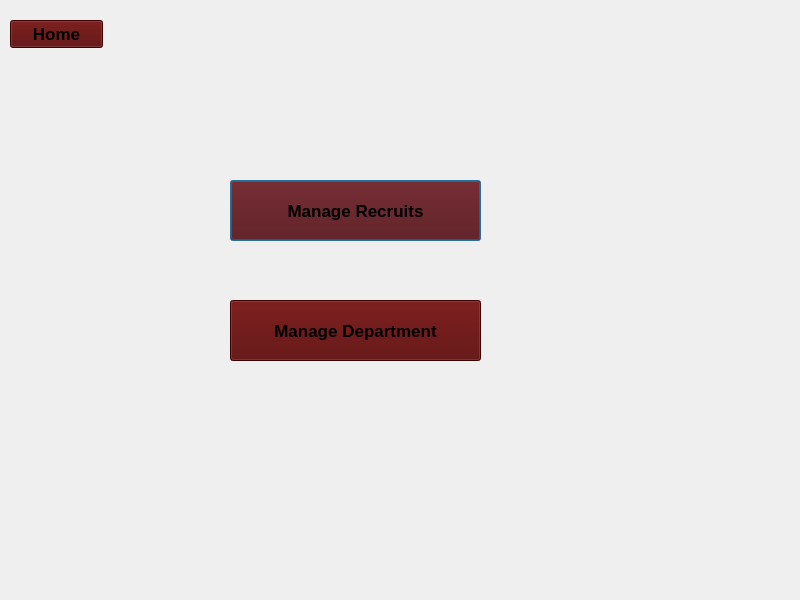
<?xml version="1.0" encoding="UTF-8"?>
<ui version="4.0">
 <class>admin</class>
 <widget class="QDialog" name="admin">
  <property name="geometry">
   <rect>
    <x>0</x>
    <y>0</y>
    <width>800</width>
    <height>600</height>
   </rect>
  </property>
  <property name="windowTitle">
   <string>Admin_Space</string>
  </property>
  <property name="styleSheet">
   <string notr="true">background-image: url(:/img/eAdministration.jpg.560x300_q85_box-267,0,6493,3338_crop_detail.jpg);</string>
  </property>
  <widget class="QStackedWidget" name="stackedWidget">
   <property name="geometry">
    <rect>
     <x>0</x>
     <y>60</y>
     <width>801</width>
     <height>541</height>
    </rect>
   </property>
   <widget class="QWidget" name="page">
    <widget class="QPushButton" name="pushButtonmanagerecruits">
     <property name="geometry">
      <rect>
       <x>230</x>
       <y>120</y>
       <width>251</width>
       <height>61</height>
      </rect>
     </property>
     <property name="font">
      <font>
       <pointsize>13</pointsize>
       <weight>75</weight>
       <bold>true</bold>
      </font>
     </property>
     <property name="styleSheet">
      <string notr="true">background-color: rgb(85, 0, 0);
background-image: url(:/img/wood.jpg);</string>
     </property>
     <property name="text">
      <string>Manage Recruits</string>
     </property>
    </widget>
    <widget class="QPushButton" name="pushButtonmanagedepartment">
     <property name="geometry">
      <rect>
       <x>230</x>
       <y>240</y>
       <width>251</width>
       <height>61</height>
      </rect>
     </property>
     <property name="font">
      <font>
       <pointsize>13</pointsize>
       <weight>75</weight>
       <bold>true</bold>
      </font>
     </property>
     <property name="styleSheet">
      <string notr="true">background-color: rgb(85, 0, 0);
background-image: url(:/img/wood.jpg);</string>
     </property>
     <property name="text">
      <string>Manage Department</string>
     </property>
    </widget>
   </widget>
   <widget class="QWidget" name="page_1">
    <widget class="QPushButton" name="pushButtonshowrecruits">
     <property name="geometry">
      <rect>
       <x>240</x>
       <y>270</y>
       <width>251</width>
       <height>61</height>
      </rect>
     </property>
     <property name="font">
      <font>
       <pointsize>13</pointsize>
       <weight>75</weight>
       <bold>true</bold>
      </font>
     </property>
     <property name="styleSheet">
      <string notr="true">background-color: rgb(85, 0, 0);
background-image: url(:/img/wood.jpg);</string>
     </property>
     <property name="text">
      <string>Show Recruits</string>
     </property>
    </widget>
    <widget class="QPushButton" name="pushButtonaddrecruits">
     <property name="geometry">
      <rect>
       <x>240</x>
       <y>150</y>
       <width>251</width>
       <height>61</height>
      </rect>
     </property>
     <property name="font">
      <font>
       <pointsize>13</pointsize>
       <weight>75</weight>
       <bold>true</bold>
      </font>
     </property>
     <property name="styleSheet">
      <string notr="true">background-color: rgb(85, 0, 0);
background-image: url(:/img/wood.jpg);</string>
     </property>
     <property name="text">
      <string>Add Recruits</string>
     </property>
    </widget>
   </widget>
   <widget class="QWidget" name="page_2">
    <widget class="QLabel" name="label">
     <property name="geometry">
      <rect>
       <x>20</x>
       <y>110</y>
       <width>31</width>
       <height>16</height>
      </rect>
     </property>
     <property name="font">
      <font>
       <pointsize>11</pointsize>
       <weight>75</weight>
       <bold>true</bold>
      </font>
     </property>
     <property name="styleSheet">
      <string notr="true">background-image: url(:/img/white.jpg);</string>
     </property>
     <property name="text">
      <string>ID:</string>
     </property>
    </widget>
    <widget class="QLabel" name="label_2">
     <property name="geometry">
      <rect>
       <x>10</x>
       <y>160</y>
       <width>61</width>
       <height>21</height>
      </rect>
     </property>
     <property name="font">
      <font>
       <pointsize>11</pointsize>
       <weight>75</weight>
       <bold>true</bold>
      </font>
     </property>
     <property name="styleSheet">
      <string notr="true">background-image: url(:/img/white.jpg);</string>
     </property>
     <property name="text">
      <string>Name:</string>
     </property>
    </widget>
    <widget class="QLabel" name="label_3">
     <property name="geometry">
      <rect>
       <x>10</x>
       <y>220</y>
       <width>111</width>
       <height>21</height>
      </rect>
     </property>
     <property name="font">
      <font>
       <pointsize>11</pointsize>
       <weight>75</weight>
       <bold>true</bold>
      </font>
     </property>
     <property name="styleSheet">
      <string notr="true">background-image: url(:/img/white.jpg);</string>
     </property>
     <property name="text">
      <string>Last_Name:</string>
     </property>
    </widget>
    <widget class="QLabel" name="label_4">
     <property name="geometry">
      <rect>
       <x>20</x>
       <y>280</y>
       <width>141</width>
       <height>21</height>
      </rect>
     </property>
     <property name="font">
      <font>
       <pointsize>11</pointsize>
       <weight>75</weight>
       <bold>true</bold>
      </font>
     </property>
     <property name="styleSheet">
      <string notr="true">background-image: url(:/img/white.jpg);</string>
     </property>
     <property name="text">
      <string>Year_Of_Birth:</string>
     </property>
    </widget>
    <widget class="QLabel" name="label_5">
     <property name="geometry">
      <rect>
       <x>20</x>
       <y>350</y>
       <width>41</width>
       <height>16</height>
      </rect>
     </property>
     <property name="font">
      <font>
       <pointsize>11</pointsize>
       <weight>75</weight>
       <bold>true</bold>
      </font>
     </property>
     <property name="styleSheet">
      <string notr="true">background-image: url(:/img/white.jpg);</string>
     </property>
     <property name="text">
      <string>Sex:</string>
     </property>
    </widget>
    <widget class="QLabel" name="label_6">
     <property name="geometry">
      <rect>
       <x>10</x>
       <y>410</y>
       <width>121</width>
       <height>21</height>
      </rect>
     </property>
     <property name="font">
      <font>
       <pointsize>11</pointsize>
       <weight>75</weight>
       <bold>true</bold>
      </font>
     </property>
     <property name="styleSheet">
      <string notr="true">background-image: url(:/img/white.jpg);</string>
     </property>
     <property name="text">
      <string>Department:</string>
     </property>
    </widget>
    <widget class="QLineEdit" name="lineEditidrecruit">
     <property name="geometry">
      <rect>
       <x>90</x>
       <y>110</y>
       <width>141</width>
       <height>22</height>
      </rect>
     </property>
     <property name="styleSheet">
      <string notr="true">background-image: url(:/img/white.jpg);
background-color: rgb(0, 0, 0);</string>
     </property>
     <property name="text">
      <string/>
     </property>
     <property name="maxLength">
      <number>8</number>
     </property>
    </widget>
    <widget class="QLineEdit" name="lineEditnamerecruit">
     <property name="geometry">
      <rect>
       <x>140</x>
       <y>170</y>
       <width>141</width>
       <height>22</height>
      </rect>
     </property>
     <property name="styleSheet">
      <string notr="true">background-image: url(:/img/white.jpg);
background-color: rgb(0, 0, 0);</string>
     </property>
     <property name="text">
      <string/>
     </property>
     <property name="maxLength">
      <number>8</number>
     </property>
    </widget>
    <widget class="QLineEdit" name="lineEditlastnamerecruit">
     <property name="geometry">
      <rect>
       <x>160</x>
       <y>230</y>
       <width>141</width>
       <height>22</height>
      </rect>
     </property>
     <property name="styleSheet">
      <string notr="true">background-image: url(:/img/white.jpg);
background-color: rgb(0, 0, 0);</string>
     </property>
     <property name="text">
      <string/>
     </property>
     <property name="maxLength">
      <number>8</number>
     </property>
    </widget>
    <widget class="QLineEdit" name="lineEdityearofbirth">
     <property name="geometry">
      <rect>
       <x>190</x>
       <y>290</y>
       <width>141</width>
       <height>22</height>
      </rect>
     </property>
     <property name="styleSheet">
      <string notr="true">background-image: url(:/img/white.jpg);
background-color: rgb(0, 0, 0);</string>
     </property>
     <property name="text">
      <string/>
     </property>
     <property name="maxLength">
      <number>4</number>
     </property>
    </widget>
    <widget class="QComboBox" name="comboBoxsex">
     <property name="geometry">
      <rect>
       <x>130</x>
       <y>350</y>
       <width>91</width>
       <height>22</height>
      </rect>
     </property>
     <item>
      <property name="text">
       <string>Choose</string>
      </property>
     </item>
     <item>
      <property name="text">
       <string>Male</string>
      </property>
     </item>
     <item>
      <property name="text">
       <string>Female</string>
      </property>
     </item>
    </widget>
    <widget class="QPushButton" name="pushButtonadd">
     <property name="geometry">
      <rect>
       <x>340</x>
       <y>460</y>
       <width>93</width>
       <height>28</height>
      </rect>
     </property>
     <property name="font">
      <font>
       <pointsize>13</pointsize>
       <weight>75</weight>
       <bold>true</bold>
      </font>
     </property>
     <property name="styleSheet">
      <string notr="true">background-color: rgb(85, 0, 0);
background-image: url(:/img/wood.jpg);</string>
     </property>
     <property name="text">
      <string>Add</string>
     </property>
    </widget>
    <widget class="QPushButton" name="pushButtoncancel">
     <property name="geometry">
      <rect>
       <x>530</x>
       <y>460</y>
       <width>93</width>
       <height>28</height>
      </rect>
     </property>
     <property name="font">
      <font>
       <pointsize>13</pointsize>
       <weight>75</weight>
       <bold>true</bold>
      </font>
     </property>
     <property name="styleSheet">
      <string notr="true">background-color: rgb(85, 0, 0);
background-image: url(:/img/wood.jpg);</string>
     </property>
     <property name="text">
      <string>Cancel</string>
     </property>
    </widget>
    <widget class="QLabel" name="label_31">
     <property name="geometry">
      <rect>
       <x>520</x>
       <y>40</y>
       <width>161</width>
       <height>31</height>
      </rect>
     </property>
     <property name="font">
      <font>
       <pointsize>11</pointsize>
       <weight>75</weight>
       <bold>true</bold>
      </font>
     </property>
     <property name="styleSheet">
      <string notr="true">background-image: url(:/img/white.jpg);</string>
     </property>
     <property name="text">
      <string>Department List:</string>
     </property>
    </widget>
    <widget class="QLineEdit" name="lineEditdepartment">
     <property name="geometry">
      <rect>
       <x>190</x>
       <y>410</y>
       <width>141</width>
       <height>22</height>
      </rect>
     </property>
     <property name="styleSheet">
      <string notr="true">background-image: url(:/img/white.jpg);
background-color: rgb(0, 0, 0);</string>
     </property>
     <property name="text">
      <string/>
     </property>
     <property name="maxLength">
      <number>15</number>
     </property>
    </widget>
    <widget class="QTableView" name="tableView">
     <property name="geometry">
      <rect>
       <x>470</x>
       <y>120</y>
       <width>301</width>
       <height>192</height>
      </rect>
     </property>
     <property name="styleSheet">
      <string notr="true">background-image: url(:/img/white.jpg);</string>
     </property>
    </widget>
   </widget>
   <widget class="QWidget" name="page_3">
    <widget class="QTableView" name="tableViewrecruit">
     <property name="geometry">
      <rect>
       <x>350</x>
       <y>130</y>
       <width>451</width>
       <height>301</height>
      </rect>
     </property>
     <property name="styleSheet">
      <string notr="true">background-image: url(:/img/white.jpg);</string>
     </property>
    </widget>
    <widget class="QLabel" name="label_12">
     <property name="geometry">
      <rect>
       <x>20</x>
       <y>360</y>
       <width>121</width>
       <height>21</height>
      </rect>
     </property>
     <property name="font">
      <font>
       <pointsize>11</pointsize>
       <weight>75</weight>
       <bold>true</bold>
      </font>
     </property>
     <property name="styleSheet">
      <string notr="true">background-image: url(:/img/white.jpg);</string>
     </property>
     <property name="text">
      <string>Department:</string>
     </property>
    </widget>
    <widget class="QLabel" name="label_11">
     <property name="geometry">
      <rect>
       <x>30</x>
       <y>230</y>
       <width>141</width>
       <height>21</height>
      </rect>
     </property>
     <property name="font">
      <font>
       <pointsize>11</pointsize>
       <weight>75</weight>
       <bold>true</bold>
      </font>
     </property>
     <property name="styleSheet">
      <string notr="true">background-image: url(:/img/white.jpg);</string>
     </property>
     <property name="text">
      <string>Year_Of_Birth:</string>
     </property>
    </widget>
    <widget class="QLabel" name="label_7">
     <property name="geometry">
      <rect>
       <x>30</x>
       <y>300</y>
       <width>41</width>
       <height>16</height>
      </rect>
     </property>
     <property name="font">
      <font>
       <pointsize>11</pointsize>
       <weight>75</weight>
       <bold>true</bold>
      </font>
     </property>
     <property name="styleSheet">
      <string notr="true">background-image: url(:/img/white.jpg);</string>
     </property>
     <property name="text">
      <string>Sex:</string>
     </property>
    </widget>
    <widget class="QLabel" name="label_8">
     <property name="geometry">
      <rect>
       <x>20</x>
       <y>170</y>
       <width>111</width>
       <height>21</height>
      </rect>
     </property>
     <property name="font">
      <font>
       <pointsize>11</pointsize>
       <weight>75</weight>
       <bold>true</bold>
      </font>
     </property>
     <property name="styleSheet">
      <string notr="true">background-image: url(:/img/white.jpg);</string>
     </property>
     <property name="text">
      <string>Last_Name:</string>
     </property>
    </widget>
    <widget class="QComboBox" name="comboBoxsex_2">
     <property name="geometry">
      <rect>
       <x>140</x>
       <y>300</y>
       <width>91</width>
       <height>22</height>
      </rect>
     </property>
     <item>
      <property name="text">
       <string>Choose</string>
      </property>
     </item>
     <item>
      <property name="text">
       <string>Male</string>
      </property>
     </item>
     <item>
      <property name="text">
       <string>Female</string>
      </property>
     </item>
    </widget>
    <widget class="QLineEdit" name="lineEditlastnamerecruit_2">
     <property name="geometry">
      <rect>
       <x>170</x>
       <y>180</y>
       <width>141</width>
       <height>22</height>
      </rect>
     </property>
     <property name="styleSheet">
      <string notr="true">background-image: url(:/img/white.jpg);
background-color: rgb(0, 0, 0);</string>
     </property>
     <property name="text">
      <string/>
     </property>
     <property name="maxLength">
      <number>8</number>
     </property>
    </widget>
    <widget class="QLabel" name="label_10">
     <property name="geometry">
      <rect>
       <x>20</x>
       <y>110</y>
       <width>61</width>
       <height>21</height>
      </rect>
     </property>
     <property name="font">
      <font>
       <pointsize>11</pointsize>
       <weight>75</weight>
       <bold>true</bold>
      </font>
     </property>
     <property name="styleSheet">
      <string notr="true">background-image: url(:/img/white.jpg);</string>
     </property>
     <property name="text">
      <string>Name:</string>
     </property>
    </widget>
    <widget class="QLineEdit" name="lineEdityearofbirth_2">
     <property name="geometry">
      <rect>
       <x>200</x>
       <y>240</y>
       <width>141</width>
       <height>22</height>
      </rect>
     </property>
     <property name="styleSheet">
      <string notr="true">background-image: url(:/img/white.jpg);
background-color: rgb(0, 0, 0);</string>
     </property>
     <property name="text">
      <string/>
     </property>
     <property name="maxLength">
      <number>4</number>
     </property>
    </widget>
    <widget class="QLineEdit" name="lineEditnamerecruit_2">
     <property name="geometry">
      <rect>
       <x>150</x>
       <y>120</y>
       <width>141</width>
       <height>22</height>
      </rect>
     </property>
     <property name="styleSheet">
      <string notr="true">background-image: url(:/img/white.jpg);
background-color: rgb(0, 0, 0);</string>
     </property>
     <property name="text">
      <string/>
     </property>
     <property name="maxLength">
      <number>8</number>
     </property>
    </widget>
    <widget class="QLabel" name="label_9">
     <property name="geometry">
      <rect>
       <x>30</x>
       <y>60</y>
       <width>31</width>
       <height>16</height>
      </rect>
     </property>
     <property name="font">
      <font>
       <pointsize>11</pointsize>
       <weight>75</weight>
       <bold>true</bold>
      </font>
     </property>
     <property name="styleSheet">
      <string notr="true">background-image: url(:/img/white.jpg);</string>
     </property>
     <property name="text">
      <string>ID:</string>
     </property>
    </widget>
    <widget class="QLineEdit" name="lineEditidrecruit_2">
     <property name="geometry">
      <rect>
       <x>100</x>
       <y>60</y>
       <width>141</width>
       <height>22</height>
      </rect>
     </property>
     <property name="styleSheet">
      <string notr="true">background-image: url(:/img/white.jpg);
background-color: rgb(0, 0, 0);</string>
     </property>
     <property name="text">
      <string/>
     </property>
     <property name="maxLength">
      <number>8</number>
     </property>
    </widget>
    <widget class="QPushButton" name="pushButtondelete">
     <property name="geometry">
      <rect>
       <x>50</x>
       <y>450</y>
       <width>93</width>
       <height>28</height>
      </rect>
     </property>
     <property name="font">
      <font>
       <pointsize>13</pointsize>
       <weight>75</weight>
       <bold>true</bold>
      </font>
     </property>
     <property name="styleSheet">
      <string notr="true">background-color: rgb(85, 0, 0);
background-image: url(:/img/wood.jpg);</string>
     </property>
     <property name="text">
      <string>Delete</string>
     </property>
    </widget>
    <widget class="QPushButton" name="pushButtonupdate">
     <property name="geometry">
      <rect>
       <x>200</x>
       <y>450</y>
       <width>93</width>
       <height>28</height>
      </rect>
     </property>
     <property name="font">
      <font>
       <pointsize>13</pointsize>
       <weight>75</weight>
       <bold>true</bold>
      </font>
     </property>
     <property name="styleSheet">
      <string notr="true">background-color: rgb(85, 0, 0);
background-image: url(:/img/wood.jpg);</string>
     </property>
     <property name="text">
      <string>Update</string>
     </property>
    </widget>
    <widget class="QPushButton" name="pushButtonreturntop1">
     <property name="geometry">
      <rect>
       <x>10</x>
       <y>10</y>
       <width>71</width>
       <height>21</height>
      </rect>
     </property>
     <property name="styleSheet">
      <string notr="true">background-image: url(:/img/flech.jpg);</string>
     </property>
     <property name="text">
      <string/>
     </property>
    </widget>
    <widget class="QLineEdit" name="lineEditdepartment_2">
     <property name="geometry">
      <rect>
       <x>170</x>
       <y>360</y>
       <width>141</width>
       <height>22</height>
      </rect>
     </property>
     <property name="styleSheet">
      <string notr="true">background-image: url(:/img/white.jpg);
background-color: rgb(0, 0, 0);</string>
     </property>
     <property name="text">
      <string/>
     </property>
     <property name="maxLength">
      <number>15</number>
     </property>
    </widget>
    <widget class="QRadioButton" name="radioButton">
     <property name="geometry">
      <rect>
       <x>430</x>
       <y>50</y>
       <width>51</width>
       <height>20</height>
      </rect>
     </property>
     <property name="text">
      <string>id</string>
     </property>
    </widget>
    <widget class="QRadioButton" name="radioButtonname">
     <property name="geometry">
      <rect>
       <x>510</x>
       <y>50</y>
       <width>61</width>
       <height>21</height>
      </rect>
     </property>
     <property name="text">
      <string>name</string>
     </property>
    </widget>
    <widget class="QRadioButton" name="radioButtonlastname">
     <property name="geometry">
      <rect>
       <x>580</x>
       <y>50</y>
       <width>101</width>
       <height>21</height>
      </rect>
     </property>
     <property name="text">
      <string>last_name</string>
     </property>
    </widget>
    <widget class="QPushButton" name="pushButtonsearch">
     <property name="geometry">
      <rect>
       <x>590</x>
       <y>90</y>
       <width>93</width>
       <height>28</height>
      </rect>
     </property>
     <property name="font">
      <font>
       <pointsize>13</pointsize>
       <weight>75</weight>
       <bold>true</bold>
      </font>
     </property>
     <property name="styleSheet">
      <string notr="true">background-color: rgb(85, 0, 0);
background-image: url(:/img/wood.jpg);</string>
     </property>
     <property name="text">
      <string>Search</string>
     </property>
    </widget>
    <widget class="QLineEdit" name="lineEdit_18">
     <property name="geometry">
      <rect>
       <x>420</x>
       <y>90</y>
       <width>141</width>
       <height>22</height>
      </rect>
     </property>
     <property name="styleSheet">
      <string notr="true">background-image: url(:/img/white.jpg);
background-color: rgb(0, 0, 0);</string>
     </property>
     <property name="text">
      <string/>
     </property>
    </widget>
    <widget class="QPushButton" name="pushButtonmail">
     <property name="geometry">
      <rect>
       <x>470</x>
       <y>470</y>
       <width>131</width>
       <height>28</height>
      </rect>
     </property>
     <property name="font">
      <font>
       <pointsize>13</pointsize>
       <weight>75</weight>
       <bold>true</bold>
      </font>
     </property>
     <property name="styleSheet">
      <string notr="true">background-color: rgb(85, 0, 0);
background-image: url(:/img/wood.jpg);</string>
     </property>
     <property name="text">
      <string>Send mail</string>
     </property>
    </widget>
    <widget class="QPushButton" name="pushButtonprint">
     <property name="geometry">
      <rect>
       <x>650</x>
       <y>470</y>
       <width>131</width>
       <height>28</height>
      </rect>
     </property>
     <property name="font">
      <font>
       <pointsize>13</pointsize>
       <weight>75</weight>
       <bold>true</bold>
      </font>
     </property>
     <property name="styleSheet">
      <string notr="true">background-color: rgb(85, 0, 0);
background-image: url(:/img/wood.jpg);</string>
     </property>
     <property name="text">
      <string>Print</string>
     </property>
    </widget>
   </widget>
   <widget class="QWidget" name="page_4">
    <widget class="QPushButton" name="pushButtonshowdepartment">
     <property name="geometry">
      <rect>
       <x>240</x>
       <y>240</y>
       <width>251</width>
       <height>61</height>
      </rect>
     </property>
     <property name="font">
      <font>
       <pointsize>13</pointsize>
       <weight>75</weight>
       <bold>true</bold>
      </font>
     </property>
     <property name="styleSheet">
      <string notr="true">background-color: rgb(85, 0, 0);
background-image: url(:/img/wood.jpg);</string>
     </property>
     <property name="text">
      <string>Show Departments</string>
     </property>
    </widget>
    <widget class="QPushButton" name="pushButtonadddepartment">
     <property name="geometry">
      <rect>
       <x>240</x>
       <y>120</y>
       <width>251</width>
       <height>61</height>
      </rect>
     </property>
     <property name="font">
      <font>
       <pointsize>13</pointsize>
       <weight>75</weight>
       <bold>true</bold>
      </font>
     </property>
     <property name="styleSheet">
      <string notr="true">background-color: rgb(85, 0, 0);
background-image: url(:/img/wood.jpg);</string>
     </property>
     <property name="text">
      <string>Add Department</string>
     </property>
    </widget>
   </widget>
   <widget class="QWidget" name="page_5">
    <widget class="QLineEdit" name="lineEditiddepartment">
     <property name="geometry">
      <rect>
       <x>90</x>
       <y>110</y>
       <width>141</width>
       <height>22</height>
      </rect>
     </property>
     <property name="styleSheet">
      <string notr="true">background-image: url(:/img/white.jpg);
background-color: rgb(0, 0, 0);</string>
     </property>
     <property name="text">
      <string/>
     </property>
     <property name="maxLength">
      <number>8</number>
     </property>
    </widget>
    <widget class="QLabel" name="label_13">
     <property name="geometry">
      <rect>
       <x>20</x>
       <y>110</y>
       <width>31</width>
       <height>16</height>
      </rect>
     </property>
     <property name="font">
      <font>
       <pointsize>11</pointsize>
       <weight>75</weight>
       <bold>true</bold>
      </font>
     </property>
     <property name="styleSheet">
      <string notr="true">background-image: url(:/img/white.jpg);</string>
     </property>
     <property name="text">
      <string>ID:</string>
     </property>
    </widget>
    <widget class="QLineEdit" name="lineEdittypedepartment">
     <property name="geometry">
      <rect>
       <x>100</x>
       <y>190</y>
       <width>141</width>
       <height>22</height>
      </rect>
     </property>
     <property name="styleSheet">
      <string notr="true">background-image: url(:/img/white.jpg);
background-color: rgb(0, 0, 0);</string>
     </property>
     <property name="text">
      <string/>
     </property>
     <property name="maxLength">
      <number>15</number>
     </property>
    </widget>
    <widget class="QLabel" name="label_14">
     <property name="geometry">
      <rect>
       <x>10</x>
       <y>190</y>
       <width>51</width>
       <height>21</height>
      </rect>
     </property>
     <property name="font">
      <font>
       <pointsize>11</pointsize>
       <weight>75</weight>
       <bold>true</bold>
      </font>
     </property>
     <property name="styleSheet">
      <string notr="true">background-image: url(:/img/white.jpg);</string>
     </property>
     <property name="text">
      <string>Type:</string>
     </property>
    </widget>
    <widget class="QPushButton" name="pushButtonadd_department">
     <property name="geometry">
      <rect>
       <x>330</x>
       <y>380</y>
       <width>93</width>
       <height>28</height>
      </rect>
     </property>
     <property name="font">
      <font>
       <pointsize>13</pointsize>
       <weight>75</weight>
       <bold>true</bold>
      </font>
     </property>
     <property name="styleSheet">
      <string notr="true">background-color: rgb(85, 0, 0);
background-image: url(:/img/wood.jpg);</string>
     </property>
     <property name="text">
      <string>Add</string>
     </property>
    </widget>
    <widget class="QPushButton" name="pushButtoncancel_department">
     <property name="geometry">
      <rect>
       <x>520</x>
       <y>380</y>
       <width>93</width>
       <height>28</height>
      </rect>
     </property>
     <property name="font">
      <font>
       <pointsize>13</pointsize>
       <weight>75</weight>
       <bold>true</bold>
      </font>
     </property>
     <property name="styleSheet">
      <string notr="true">background-color: rgb(85, 0, 0);
background-image: url(:/img/wood.jpg);</string>
     </property>
     <property name="text">
      <string>Cancel</string>
     </property>
    </widget>
   </widget>
   <widget class="QWidget" name="page_6">
    <widget class="QPushButton" name="pushButtonupdate_department">
     <property name="geometry">
      <rect>
       <x>200</x>
       <y>440</y>
       <width>93</width>
       <height>28</height>
      </rect>
     </property>
     <property name="font">
      <font>
       <pointsize>13</pointsize>
       <weight>75</weight>
       <bold>true</bold>
      </font>
     </property>
     <property name="styleSheet">
      <string notr="true">background-color: rgb(85, 0, 0);
background-image: url(:/img/wood.jpg);</string>
     </property>
     <property name="text">
      <string>Update</string>
     </property>
    </widget>
    <widget class="QPushButton" name="pushButtondelete_department">
     <property name="geometry">
      <rect>
       <x>50</x>
       <y>440</y>
       <width>93</width>
       <height>28</height>
      </rect>
     </property>
     <property name="font">
      <font>
       <pointsize>13</pointsize>
       <weight>75</weight>
       <bold>true</bold>
      </font>
     </property>
     <property name="styleSheet">
      <string notr="true">background-color: rgb(85, 0, 0);
background-image: url(:/img/wood.jpg);</string>
     </property>
     <property name="text">
      <string>Delete</string>
     </property>
    </widget>
    <widget class="QTableView" name="tableViewdepartment">
     <property name="geometry">
      <rect>
       <x>350</x>
       <y>30</y>
       <width>451</width>
       <height>391</height>
      </rect>
     </property>
     <property name="styleSheet">
      <string notr="true">background-image: url(:/img/white.jpg);</string>
     </property>
    </widget>
    <widget class="QPushButton" name="pushButtonreturntop4">
     <property name="geometry">
      <rect>
       <x>10</x>
       <y>0</y>
       <width>71</width>
       <height>21</height>
      </rect>
     </property>
     <property name="styleSheet">
      <string notr="true">background-image: url(:/img/flech.jpg);</string>
     </property>
     <property name="text">
      <string/>
     </property>
    </widget>
    <widget class="QLabel" name="label_30">
     <property name="geometry">
      <rect>
       <x>50</x>
       <y>210</y>
       <width>51</width>
       <height>21</height>
      </rect>
     </property>
     <property name="font">
      <font>
       <pointsize>11</pointsize>
       <weight>75</weight>
       <bold>true</bold>
      </font>
     </property>
     <property name="styleSheet">
      <string notr="true">background-image: url(:/img/white.jpg);</string>
     </property>
     <property name="text">
      <string>Type:</string>
     </property>
    </widget>
    <widget class="QLineEdit" name="lineEditiddepartment_3">
     <property name="geometry">
      <rect>
       <x>130</x>
       <y>130</y>
       <width>141</width>
       <height>22</height>
      </rect>
     </property>
     <property name="styleSheet">
      <string notr="true">background-image: url(:/img/white.jpg);
background-color: rgb(0, 0, 0);</string>
     </property>
     <property name="text">
      <string/>
     </property>
     <property name="maxLength">
      <number>8</number>
     </property>
    </widget>
    <widget class="QLabel" name="label_29">
     <property name="geometry">
      <rect>
       <x>60</x>
       <y>130</y>
       <width>31</width>
       <height>16</height>
      </rect>
     </property>
     <property name="font">
      <font>
       <pointsize>11</pointsize>
       <weight>75</weight>
       <bold>true</bold>
      </font>
     </property>
     <property name="styleSheet">
      <string notr="true">background-image: url(:/img/white.jpg);</string>
     </property>
     <property name="text">
      <string>ID:</string>
     </property>
    </widget>
    <widget class="QLineEdit" name="lineEdittypedepartment_3">
     <property name="geometry">
      <rect>
       <x>140</x>
       <y>210</y>
       <width>141</width>
       <height>22</height>
      </rect>
     </property>
     <property name="styleSheet">
      <string notr="true">background-image: url(:/img/white.jpg);
background-color: rgb(0, 0, 0);</string>
     </property>
     <property name="text">
      <string/>
     </property>
     <property name="maxLength">
      <number>15</number>
     </property>
    </widget>
    <widget class="QPushButton" name="pushButtontri">
     <property name="geometry">
      <rect>
       <x>490</x>
       <y>450</y>
       <width>93</width>
       <height>28</height>
      </rect>
     </property>
     <property name="font">
      <font>
       <pointsize>13</pointsize>
       <weight>75</weight>
       <bold>true</bold>
      </font>
     </property>
     <property name="styleSheet">
      <string notr="true">background-color: rgb(85, 0, 0);
background-image: url(:/img/wood.jpg);</string>
     </property>
     <property name="text">
      <string>Sort</string>
     </property>
    </widget>
   </widget>
  </widget>
  <widget class="QPushButton" name="pushButtonhome">
   <property name="geometry">
    <rect>
     <x>10</x>
     <y>20</y>
     <width>93</width>
     <height>28</height>
    </rect>
   </property>
   <property name="font">
    <font>
     <pointsize>13</pointsize>
     <weight>75</weight>
     <bold>true</bold>
    </font>
   </property>
   <property name="styleSheet">
    <string notr="true">background-color: rgb(85, 0, 0);
background-image: url(:/img/wood.jpg);</string>
   </property>
   <property name="text">
    <string>Home</string>
   </property>
  </widget>
 </widget>
 <resources/>
 <connections/>
</ui>
